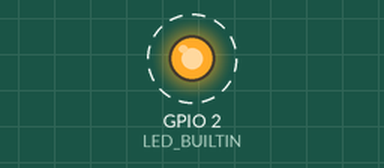
This program was run on a simulated ESP32. On the bench: output pins drawn as LEDs (lit = HIGH). Dashed ring = blinking. WiFi joins after 1.5 s; servers stay silent unless stated; what the program prints to the serial monitor is not drawn.

Above: at 1.6 s.
Timing chart, 0 to 4.5 s (numbered marks = the images above):
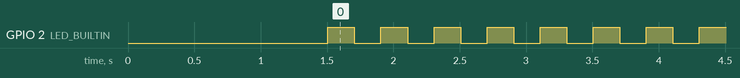

The program:

main.cpp
```cpp
/*
#include <Arduino.h>

void setup() {
  pinMode(LED_BUILTIN, OUTPUT);
}

void loop() {
  digitalWrite(LED_BUILTIN, HIGH);
  delay(500);
  digitalWrite(LED_BUILTIN, LOW);
  delay(500);
}

*/

/*
  Rui Santos
  Complete project details
   - Arduino IDE: https://RandomNerdTutorials.com/esp32-ota-over-the-air-arduino/
   - VS Code: https://RandomNerdTutorials.com/esp32-ota-over-the-air-vs-code/

  This sketch shows a Basic example from the AsyncElegantOTA library: ESP32_Async_Demo
  https://github.com/ayushsharma82/AsyncElegantOTA
*/

#include <Arduino.h>
#include <AsyncTCP.h>
#include <ESPAsyncWebServer.h>
#include <AsyncElegantOTA.h>
#include <WiFi.h>
/*
const char* ssid = "UNIFI_IDO1";
const char* password = "42Bidules!";
*/
const char* ssid = "NPF";
const char* password = "12345678";

AsyncWebServer server(80);

void setup(void) {
  Serial.begin(9600);
  pinMode(LED_BUILTIN, OUTPUT);

  WiFi.mode(WIFI_STA);
  WiFi.begin(ssid, password);
  Serial.println("");

  // Wait for connection
  while (WiFi.status() != WL_CONNECTED) {
    delay(500);
    Serial.print(".");
  }
  Serial.println("");
  Serial.print("Connected to ");
  Serial.println(ssid);
  Serial.print("IP address: ");
  Serial.println(WiFi.localIP());

  server.on("/", HTTP_GET, [](AsyncWebServerRequest *request) {
    request->send(200, "text/plain", "Hi! I am ESP32.");
  });

  AsyncElegantOTA.begin(&server);    // Start ElegantOTA
  server.begin();
  Serial.println("HTTP server started");
}

void loop(void) {
  digitalWrite(LED_BUILTIN, HIGH);
  delay(200);
  digitalWrite(LED_BUILTIN, LOW);
  delay(200);
}
```

Measured:
- by itself, GPIO 2 (LED_BUILTIN): alternates HIGH for 0.20 s and LOW for 0.20 s
